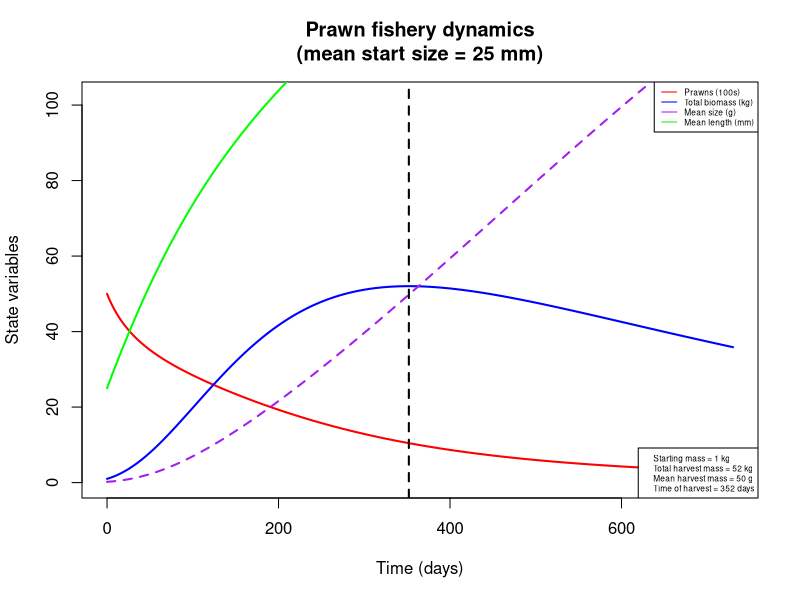
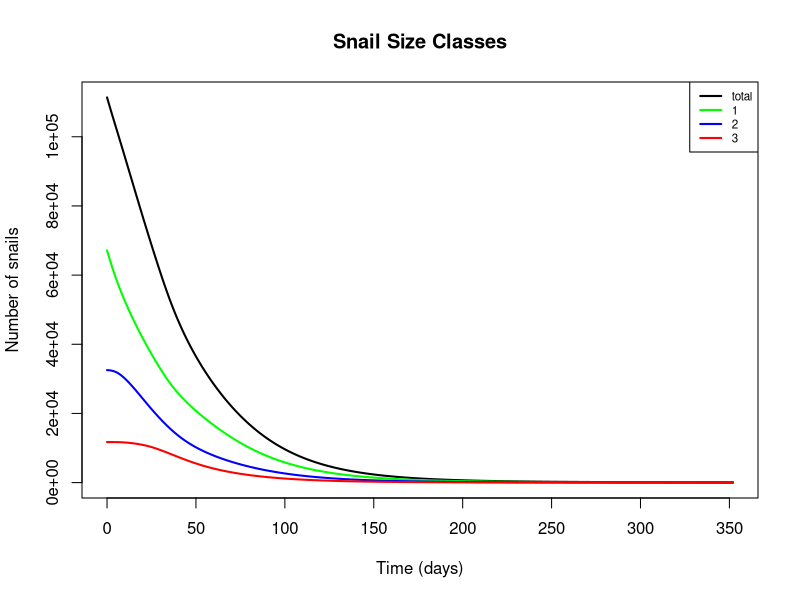
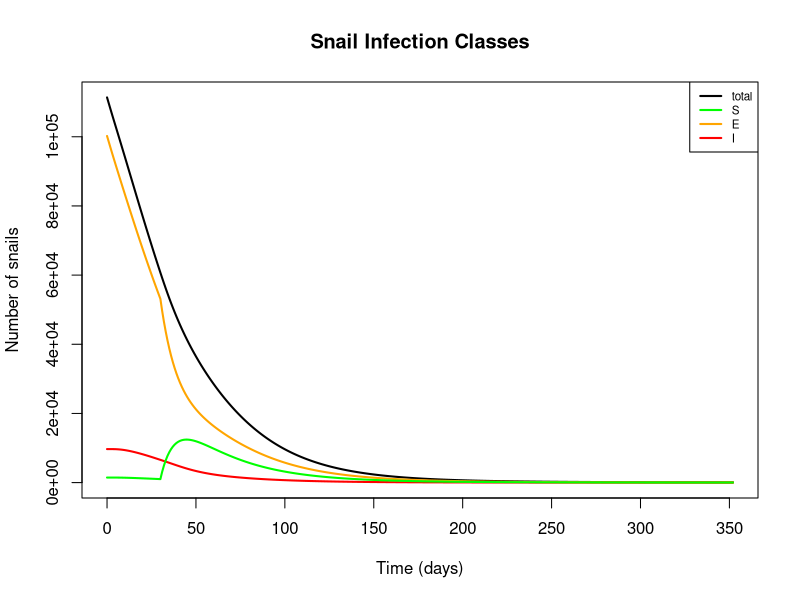
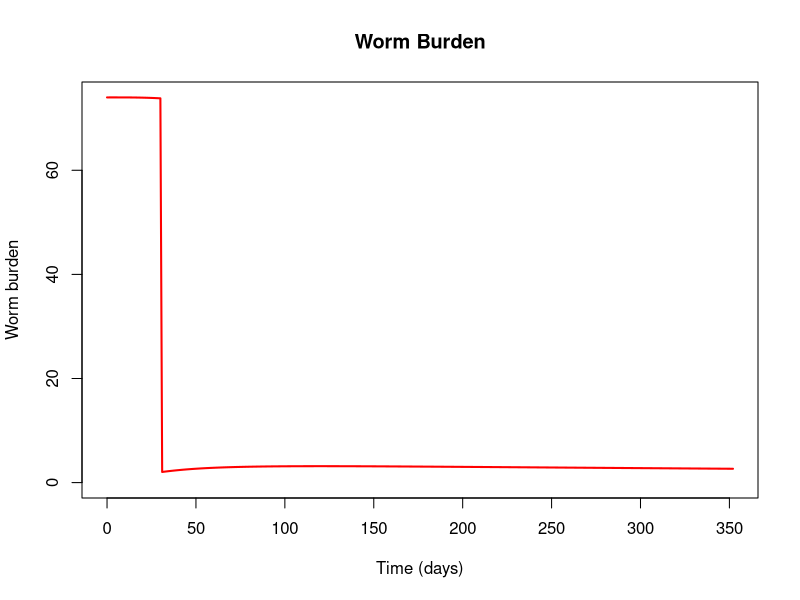
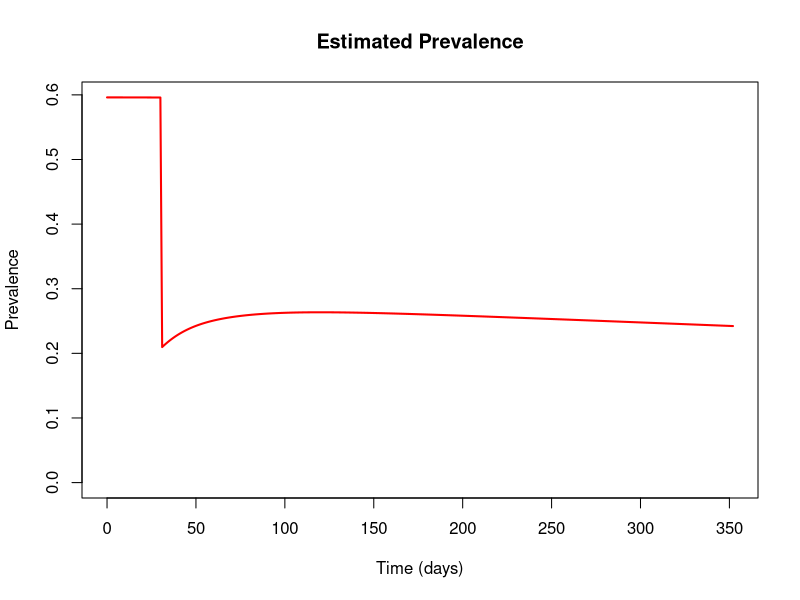
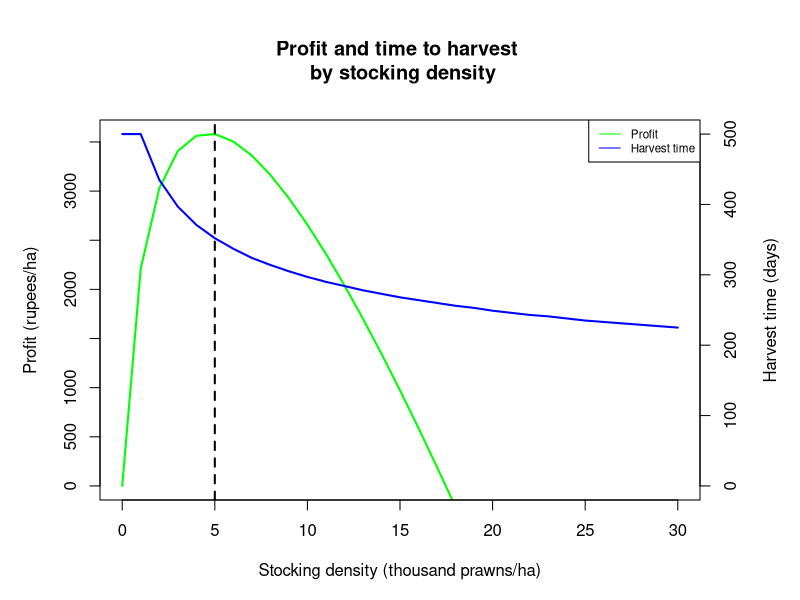
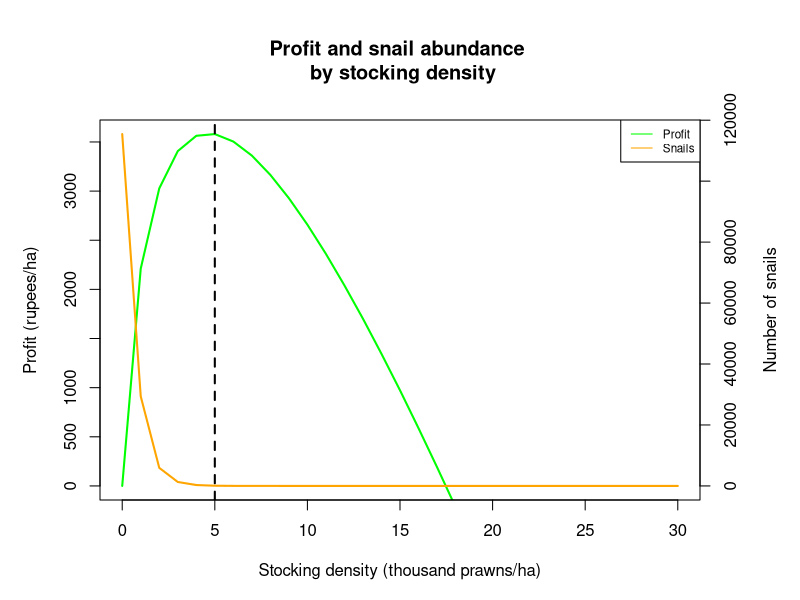
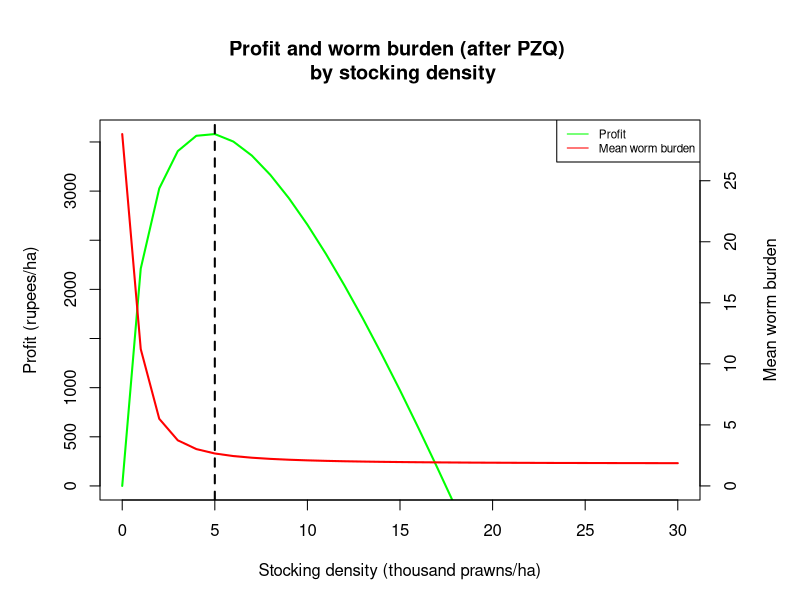

Reproduce these figures in R, in order.
#### Full snail-prawn model including epidemiological, predation, and aquaculture components

## To-do list:
  # Add diagonal structure, retune infectivity parameters accordingly
  # Simulations: basic, Gates, natural restoration (simple approximation)
  # Sensitivity analysis
  # Other modeling ideas, time permitting:
    # Incorporate seasonality?

require(deSolve)

snail_prawn_model = function(t, n, parameters) { 
  with(as.list(parameters),{
    
    S1=n[1]
    S2=n[2]
    S3=n[3]
    E1=n[4]
    E2=n[5]
    E3=n[6]
    I2=n[7]
    I3=n[8]
    W=n[9]
    P=n[10]
    L=n[11]
    
    N1 = S1+E1     # Total snails of size class 1
    N2 = S2+E2+I2  # Total snails of size class 2
    N3 = S3+E3+I3  # Total snails of size class 3
    N = N1+N2+N3   # Total number of snails
    
    # Miracidial density per person as a function of mean worm burden (W) and miracidial shedding rate (m)
    M = m*0.5*W
    
    # Mean and total prawn biomass, converting from length (mm) to weight (g)
    Bm.p = (a.p/10)*(L/10)^b.p
    Bm.t = P*Bm.p
    
    # Mean snail biomass in each size class, converting from length (cm) to weight (g)
    Bm.n1 = a.s*0.4^b.s  # 4mm size class
    Bm.n2 = a.s*0.8^b.s  # 8mm size class
    Bm.n3 = a.s*1.2^b.s  # 12mm size class
    
    # Prawn-to-snail mass ratios for each size class
    Bm.r1 = Bm.p / Bm.n1
    Bm.r2 = Bm.p / Bm.n2
    Bm.r3 = Bm.p / Bm.n3
    
    # Attack rates for each size class as a function of biomass ratio
    alpha1 = ifelse(-log(3) + ar*log(Bm.r1) > 0, -log(3) + ar*log(Bm.r1), 0)
    alpha2 = ifelse(-log(3) + ar*log(Bm.r2) > 0, -log(3) + ar*log(Bm.r2), 0)
    alpha3 = ifelse(-log(3) + ar*log(Bm.r3) > 0, -log(3) + ar*log(Bm.r3), 0)
    
    # Adjusted attack rates, accounting for area of interest and limiting factors in the wild
    alpha_star1 = alpha1*s/A
    alpha_star2 = alpha2*s/A
    alpha_star3 = alpha3*s/A
    
    # Handling times for each size class as a function of biomass ratio
    handle1 = 1/(th*Bm.r1)
    handle2 = 1/(th*Bm.r2)
    handle3 = 1/(th*Bm.r3)
    
    # Functional responses for each size class
    psi1 = (P*alpha_star1) / (1+sum(alpha_star1*handle1*N1, alpha_star2*handle2*N2, alpha_star3*handle3*N3))
    psi2 = (P*alpha_star2) / (1+sum(alpha_star1*handle1*N1, alpha_star2*handle2*N2, alpha_star3*handle3*N3))
    psi3 = (P*alpha_star3) / (1+sum(alpha_star1*handle1*N1, alpha_star2*handle2*N2, alpha_star3*handle3*N3))
    
    ## Model equations:
    
    # Susceptible snails, class 1
    dS1dt = f*(1-N/(Kn*A))*(S2+S3+z*(E2+E3)) - muN1*S1 - psi1*S1 - g1*S1 - beta*M*H*S1
    
    # Susceptible snails, class 2
    dS2dt = g1*S1 - muN2*S2 - psi2*S2 - g2*S2 - beta*M*H*S2
    
    # Susceptible snails, class 3
    dS3dt = g2*S2 - muN3*S3 - psi3*S3 - beta*M*H*S3
    
    # Exposed (prepatent) snails, class 1
    dE1dt = beta*M*H*S1 - muN1*E1 - psi1*E1 - g1*E1 - sigma*X*E1
    
    # Exposed (prepatent) snails, class 2
    dE2dt = beta*M*H*S2 + g1*E1 - muN2*E2 - psi2*E2 - g2*E2 - sigma*E2
    
    # Exposed (prepatent) snails, class 3
    dE3dt = beta*M*H*S3 + g2*E2 - muN3*E3 - psi3*E3 - sigma*E3
    
    # Infectious (shedding) snails, class 2
    dI2dt = sigma*X*E1 + sigma*(1-rho)*E2 - (muN2 + muI)*I2 - psi2*I2 - g2*I2
    
    # Infectious (shedding) snails, class 3
    dI3dt = sigma*rho*E2 + sigma*E3 + g2*I2 - (muN3 + muI)*I3 - psi3*I3
    
    # Mean human worm burden
    dWdt = lambda*I2/A + theta*lambda*I3/A - (muW + muH)*W
    
    # Prawn abundance
    dPdt = -P*(muP*Bm.p^d + phi*Bm.t/(A/10000))
    
    # Mean prawn length (mm)
    dLdt = k/(1+gam*Bm.t/(A/10000))*(linf - L)
    
    
    return(list(c(dS1dt, dS2dt, dS3dt, dE1dt, dE2dt, dE3dt, dI2dt, dI3dt, dWdt, dPdt, dLdt)))
  }) 
} 


## Set initial values and parameters
#  Default settings: area = 10000, P = 5000/ha, L = 25 (0.2g post-larvae)
#  Gates settings: area = 20000; P = 500, 1000, 2500, 5000, 10000/ha; L = 67 or 100 (5g or 20g adults)
area = 10000
nstart = c(S1 = 0.144*area, S2 = 0.002*area, S3 = 0, E1 = 6.57*area, E2 = 2.61*area, E3 = 0.843*area, 
           I2 = 0.640*area, I3 = 0.329*area, W = 74, P = 5000*area/10000, L = 25)
time = seq(0, 365*2, 1)

parameters=c(
  # Location parameters
  A = area,             # Area of site of interest, m^2
  H = 1000,             # Human population at site of interest
  
  # Snail reproductive parameters
  f = 0.26,             # Birth rate of adult snails (snails/reproductive snail/day, including survival to detection - more like a recruitment rate); 
                        #   adjusted from Sokolow et al. 2015 to account for the fact that class 1 snails are assumed to be juveniles and therefore don't reproduce
  Kn = 50,              # Carrying capacity of snails (snails/m^2), from Sokolow et al. 2015
  z = 0.5,              # Fraction of prepatent snails that can reproduce, from Sokolow et al. 2015
  
  # Snail growth parameters
  a.s = 0.187178454,    # Allometric parameter for snail length-weight relationship, fitted to Sanna's data on B. glabrata
  b.s = 2.536764792,    # Allometric parameter for snail length-weight relationship, fitted to Sanna's data on B. glabrata
  g1 = 1/37,            # Growth rate of small snails (size class transition rate, in terms of days to grow 4mm; adapted from McCreesh et al. 2014, assuming water temp. of 25 C)
  g2 = 1/62,            # Growth rate of medium snails (size class transition rate, in terms of days to grow 4mm; adapted from McCreesh et al. 2014, assuming water temp. of 25 C)
  
  # Snail mortality parameters
  muN1 = 1/40,          # Natural mortality rate of small snails (deaths/snail/day; assume mean lifespan = 50 days)
  muN2 = 1/50,          # Natural mortality rate of medium snails (deaths/snail/day; assume mean lifespan = 50 days)
  muN3 = 1/60,          # Natural mortality rate of large snails (deaths/snail/day; assume mean lifespan = 50 days)
  muI = 1/10,           # Additional mortality rate of shedding snails as a result of infection, from Sokolow et al. 2015
  
  # Prawn growth parameters
  a.p = 0.096868,       # Allometric parameter for prawn length-weight relationship, from Lalrinsanga et al. 2012 (M. rosenbergii, growout phase)
  b.p = 3.2944,         # Allometric parameter for prawn length-weight relationship, from Lalrinsanga et al. 2012 (M. rosenbergii, growout phase)
  k = 0.00339726,       # Growth coefficient, from Nwosu & Wolfi 2006 (M. vollenhovenii); alternate value for M. rosenbergii, from Sampaio & Wagner 1996: 0.0104333333
  linf = 206,           # Max length (mm), from Nwosu & Wolfi 2006 (M. vollenhovenii)
  gam = 1e-5,           # Density-dependent growth parameter (based on biomass per hectare); informally adjusted based on Ranjeet & Kurup 2010
  
  # Prawn mortality parameters
  muP = 0.00610958904,  # Prawn mortality at unit weight, from Lorenzen 1996 (pond aquaculture)
  d = -0.382,           # Exponential relationship of weight with mortality, from Lorenzen 1996 (pond aquaculture)
  phi = 5e-8,           # Density-dependent mortality parameter (based on biomass per hectare); informally adjusted based on Ranjeet & Kurup 2010
  
  # Predation parameters
  ar = 1.1906,          # Coefficient for relationship between biomass ratio and attack rate, fitted to data from Sokolow et al. 2014
  th = 0.38561,         # Coefficient for relationship between biomass ratio and handling time, fitted to data from Sokolow et al. 2014
  s = 1/30,             # Scale factor limiting prawn attack rate in the wild (vs. lab conditions);
                        #   decreased from 1/10 to 1/30 in size class model to match expected elimination threshold
  
  # Infection parameters
  beta = 8e-5,          # Human-to-snail infection probability in reference area (infected snails/miracidia/snail/day); adjusted from Sokolow et al. 2015 (original value: 4e-6)
  m = 0.8,              # Miracidial shedding rate per adult female worm divided by miracidial mortality; from Sokolow et al. 2015
  sigma = 1/30,         # Latent period for exposed snails (infectious snails/exposed snail/day); adjusted from Sokolow et al. 2015 (original value: 1/50)
  X = 0,                # Fraction of exposed small snails that convert directly to medium shedding (ignored for now)
  rho = 0,              # Fraction of exposed medium snails that convert directly to large shedding (ignored for now)
  lambda = 0.05,        # Snail-to-human infection probability scaled to 1 m^2 (composite including cercarial shedding, mortality, infection, survival to patency); 
                        #   adjusted from Sokolow et al. 2015 (original value: 0.1)
  theta = 2,            # Scale factor describing increase in cercarial shedding rate in larger snails; from Chu & Dawood 1970 (estimated to be between 2 and 10)
  
  # Schisto mortality parameters
  muW = 1/(3.3*365),    # Natural mortality rate of adult worms in humans, assuming average lifespan of 3.3 years, from Sokolow et al. 2015
  muH = 1/(60*365)      # Natural mortality of humans (contributing to worm mortality), assuming average lifespan of 60 years, from Sokolow et al. 2015
)



## Run model and assess outcomes over one or more aquaculture cycles

# Start with single run to calculate the time to optimal harvest and other fisheries statistics
output = as.data.frame(ode(nstart, time, snail_prawn_model, parameters))
output$B = ((parameters['a.p']*(output$L/10)^parameters['b.p'])/10)       # Mean prawn biomass, transformed from length using allometric equation
output$Bt = output$B*output$P                                             # Total prawn biomass

start.mass.kg = output$Bt[output$time == 0]/1000                          # Total prawn biomass at beginning of cycle, in kg
harvest.mass.kg = max(output$Bt)/1000                                     # Total prawn biomass at end of cycle, in kg
harvest.size = output$B[output$Bt == max(output$Bt)]                      # Average prawn biomass at harvest, in g
harvest.time = output$time[output$Bt == max(output$Bt)]                   # Time to optimal harvest, in days

# Plot prawn aquaculture dynamics
plot(x = output$time, y = output$P/100, col = 'red', xlab = 'Time (days)', ylab = 'State variables', 
     type = 'l', lwd=2, xlim = c(0, max(output$time)), ylim = c(0, max(output$Bt/1000)+50),
     main = paste('Prawn fishery dynamics\n', '(mean start size = ', as.numeric(nstart[11]), ' mm)', sep = ''))
lines(x = output$time, y = output$Bt/1000, col = 'blue', lwd=2)
lines(x = output$time, y = output$B, col = 'purple', lwd=2, lty=2)
lines(x = output$time, y = output$L, col = 'green', lwd=2)
abline(v = harvest.time, lty = 2, lwd = 2)
legend('topright', legend = c('Prawns (100s)', 'Total biomass (kg)', 'Mean size (g)', 'Mean length (mm)'), 
       lty = 1, col = c('red', 'blue', 'purple', 'green'), cex = 0.5)
legend('bottomright', legend = c(paste('Starting mass =', round(start.mass.kg), 'kg', sep = ' '),
                                 paste('Total harvest mass =', round(harvest.mass.kg), 'kg', sep = ' '), 
                                 paste('Mean harvest mass =', round(harvest.size), 'g', sep = ' '), 
                                 paste('Time of harvest =', round(harvest.time), 'days', sep = ' ')), cex=0.5)

# Set the desired number of aquaculture cycles, and harvest time if not using optimum
# Default settings: harvest.time = optimal, ncycles = 15 (~10 years @ 8 months/cycle)
# Gates settings: harvest.time = 4 months, ncycles = 3 (1 year)
harvest.time = harvest.time
ncycles = 1
pzq.delay = 0
nstart.lt = nstart
nstart.lt['P'] = 0
time.lt = seq(0, pzq.delay + harvest.time*ncycles, 1)

# Define stocking events at the beginning of each cycle
stocking = data.frame(var = rep(c('P', 'L'), ncycles),
                      time = rep(seq(pzq.delay, pzq.delay + harvest.time*(ncycles-1), harvest.time), each = 2),
                      value = rep(c(nstart['P'], nstart['L']), ncycles),
                      method = rep('rep', ncycles*2))

# Define PZQ administration event
# Note: if administering before start of stocking, set time = 0 and instead set pzq.delay above
#   to time between MDA and first stocking
pzq = data.frame(var = 'W', time = 30, value = 2, method = 'rep')

# Run model and calculate outcomes of interest
output.lt = as.data.frame(ode(nstart.lt, time.lt, snail_prawn_model, parameters,
                              events = list(data = rbind(stocking, pzq))))

output.lt$S.t = output.lt$S1 + output.lt$S2 + output.lt$S3                      # Total susceptible snails
output.lt$E.t = output.lt$E1 + output.lt$E2 + output.lt$E3                      # Total exposed snails 
output.lt$I.t = output.lt$I2 + output.lt$I3                                     # Total infected snails
output.lt$N1.t = output.lt$S1 + output.lt$E1                                    # Total snails of size class 1
output.lt$N2.t = output.lt$S2 + output.lt$E2 + output.lt$I2                     # Total snails of size class 2
output.lt$N3.t = output.lt$S3 + output.lt$E3 + output.lt$I3                     # Total snails of size class 3
output.lt$N.t = output.lt$S.t + output.lt$E.t + output.lt$I.t                   # Total snails
output.lt$prev = pnbinom(2, size = 0.2, mu = output.lt$W, lower.tail = FALSE)   # Estimated prevalence, using a negative binomial dist. with k = 0.2 fitted from EPLS data
output.lt$B = ((parameters['a.p']*(output.lt$L/10)^parameters['b.p'])/10)       # Mean prawn biomass, transformed from length using allometric equation
output.lt$Bt = output.lt$B*output.lt$P                                          # Total prawn biomass

# Plot snail dynamics by size class
plot(x = output.lt$time, y = output.lt$N.t, type = 'l', col = 'black', lwd=2, xlab = 'Time (days)', 
     ylab = 'Number of snails', ylim = c(0,max(output.lt$N.t)),
     main = 'Snail Size Classes')
lines(output.lt$time, output.lt$N1.t, col = 'green', lwd = 2)
lines(output.lt$time, output.lt$N2.t, col = 'blue', lwd = 2)
lines(output.lt$time, output.lt$N3.t, col = 'red', lwd = 2)
legend('topright', legend = c('total', '1', '2', '3'), lwd = 2, col = c('black', 'green', 'blue', 'red'), cex = 0.7)

# Plot snail dynamics by infection class
plot(x = output.lt$time, y = output.lt$N.t, type = 'l', col = 'black', lwd=2, xlab = 'Time (days)', 
     ylab = 'Number of snails', ylim = c(0,max(output.lt$N.t)), 
     main = 'Snail Infection Classes')
lines(output.lt$time, output.lt$I.t, col = 'red', lwd = 2)
lines(output.lt$time, output.lt$E.t, col = 'orange', lwd = 2)
lines(output.lt$time, output.lt$S.t, col = 'green', lwd = 2)
legend('topright', legend = c('total', 'S', 'E', 'I'), lwd = 2, col = c('black', 'green', 'orange', 'red'), cex = 0.7)

# Plot mean human worm burden and prevalence of infection
plot(x = output.lt$time, y = output.lt$W, type = 'l', col = 'red', lwd=2, xlab = 'Time (days)', 
     ylab = 'Worm burden', ylim = c(0,max (output.lt$W)),
     main = 'Worm Burden')
plot(x = output.lt$time, y = output.lt$prev, type = 'l', col = 'red', lwd=2, xlab = 'Time (days)', 
     ylab = 'Prevalence', ylim = c(0,max (output.lt$prev)),
     main = 'Estimated Prevalence')



## Assess single-cycle outcomes over multiple stocking densities
#  NOTE: set parameters and initial values first!

# Run the model over the desired range of stocking densities (in thousands of post-larvae)
x = c(0:30)
nstart.sd = nstart
time.sd = seq(0, 500, 1)
harvest = numeric(length(x))
harvest.t = numeric(length(x))
snails = numeric(length(x))
worms = numeric(length(x))
for (i in x) {
  nstart.sd['P'] = 1000*i
  output.sd = as.data.frame(ode(nstart.sd, time.sd, snail_prawn_model, parameters,
                                events = list(data = pzq)))
  output.sd$S.t = output.sd$S1 + output.sd$S2 + output.sd$S3
  output.sd$E.t = output.sd$E1 + output.sd$E2 + output.sd$E3
  output.sd$I.t = output.sd$I2 + output.sd$I3
  output.sd$Inf.t = output.sd$E.t + output.sd$I.t
  output.sd$N.t = output.sd$S.t + output.sd$E.t + output.sd$I.t
  output.sd$B = ((parameters['a.p']*(output.sd$L/10)^parameters['b.p'])/10)
  output.sd$Bt = output.sd$B*output.sd$P
  harvest[i+1] = max(output.sd$Bt)/1000
  ht.tmp = output.sd$time[output.sd$Bt == max(output.sd$Bt)]
  harvest.t[i+1] = ifelse(ht.tmp != 0, ht.tmp, max(output.sd$time))
  snails[i+1] = output.sd$N.t[output.sd$time == harvest.t[i+1]]
  worms[i+1] = output.sd$W[output.sd$time == harvest.t[i+1]]
}

# Price estimates for profit calculation from Tamil Nadu Agricultural University, http://agritech.tnau.ac.in/fishery/fish_freshwaterprawn.html
p = 140                                           # Weighted average market price of prawns, in rupees/kg 
c = 600                                           # Cost of post-larvae, in rupees/1000 PL
delta = -log(1-0.1)/365                           # Discount rate, equivalent to 10%/year
profit = p*harvest*exp(-delta*(harvest.t)) - c*x  # Profit function, in terms of revenue (discounted by time to harvest) minus stocking costs 

# Plot estimated profit and time to harvest over stocking density
# (after one aquaculture cycle)
par(mar = c(5,5,6,5))
plot(x, profit, col = 'green', xlab = 'Stocking density (thousand prawns/ha)', ylab = 'Profit (rupees/ha)',
     ylim = c(0, max(profit)), type = 'l', lwd = 2, main = 'Profit and time to harvest \n by stocking density')
abline(v = which.max(profit)-1, lty = 2, lwd = 2)
par(new = T)
plot(x, harvest.t, col = 'blue', axes = F, xlab = NA, ylab = NA, ylim = c(0, max(harvest.t[-1])), type = 'l', lwd = 2)
axis(side = 4)
mtext(side = 4, line = 3, 'Harvest time (days)')
legend('topright', legend = c('Profit', 'Harvest time'), lty = 1, col = c('green', 'blue'), cex = 0.7)

# Plot estimated profit and snail abundance over stocking density
# (after one aquaculture cycle)
par(mar = c(5,5,6,5))
plot(x, profit, col = 'green', xlab = 'Stocking density (thousand prawns/ha)', ylab = 'Profit (rupees/ha)',
     ylim = c(0, max(profit)), type = 'l', lwd = 2, main = 'Profit and snail abundance \n by stocking density')
abline(v = which.max(profit)-1, lty = 2, lwd = 2)
par(new = T)
plot(x, snails, col = 'orange', axes = F, xlab = NA, ylab = NA, ylim = c(0, max(snails)), type = 'l', lwd = 2)
axis(side = 4)
mtext(side = 4, line = 3, 'Number of snails')
legend('topright', legend = c('Profit', 'Snails'), lty = 1, col = c('green', 'orange'), cex = 0.7)

# Plot estimated profit and mean worm burden over stocking density
# (after one aquaculture cycle)
par(mar = c(5,5,6,5))
plot(x, profit, col = 'green', xlab = 'Stocking density (thousand prawns/ha)', ylab = 'Profit (rupees/ha)',
     ylim = c(0, max(profit)), type = 'l', lwd = 2, main = 'Profit and worm burden (after PZQ) \n by stocking density')
abline(v = which.max(profit)-1, lty = 2, lwd = 2)
par(new = T)
plot(x, worms, col = 'red', axes = F, xlab = NA, ylab = NA, ylim = c(0, max(worms)), type = 'l', lwd = 2)
axis(side = 4)
mtext(side = 4, line = 3, 'Mean worm burden')
legend('topright', legend = c('Profit', 'Mean worm burden'), lty = 1, col = c('green', 'red'), cex = 0.7)
